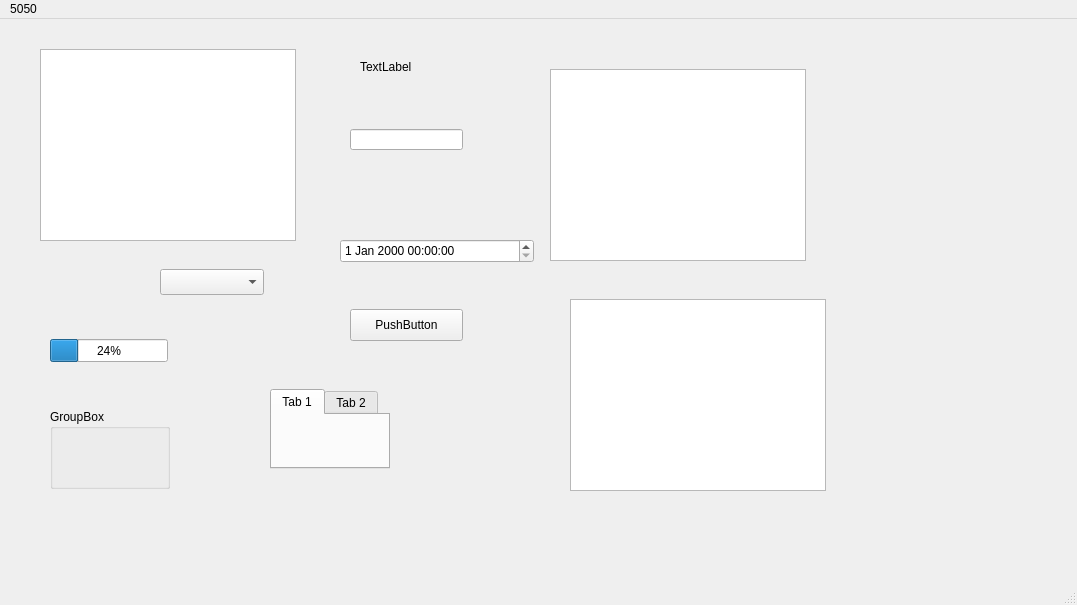
<?xml version="1.0" encoding="UTF-8"?>
<ui version="4.0">
 <class>MainWindow</class>
 <widget class="QMainWindow" name="MainWindow">
  <property name="enabled">
   <bool>true</bool>
  </property>
  <property name="geometry">
   <rect>
    <x>0</x>
    <y>0</y>
    <width>1077</width>
    <height>605</height>
   </rect>
  </property>
  <property name="windowTitle">
   <string>MainWindow</string>
  </property>
  <property name="autoFillBackground">
   <bool>false</bool>
  </property>
  <widget class="QWidget" name="centralwidget">
   <widget class="QComboBox" name="comboBox">
    <property name="geometry">
     <rect>
      <x>160</x>
      <y>250</y>
      <width>104</width>
      <height>26</height>
     </rect>
    </property>
   </widget>
   <widget class="QPushButton" name="pushButton">
    <property name="geometry">
     <rect>
      <x>350</x>
      <y>290</y>
      <width>113</width>
      <height>32</height>
     </rect>
    </property>
    <property name="text">
     <string>PushButton</string>
    </property>
   </widget>
   <widget class="QTableView" name="hgsdh">
    <property name="geometry">
     <rect>
      <x>550</x>
      <y>50</y>
      <width>256</width>
      <height>192</height>
     </rect>
    </property>
   </widget>
   <widget class="QColumnView" name="columnView">
    <property name="geometry">
     <rect>
      <x>570</x>
      <y>280</y>
      <width>256</width>
      <height>192</height>
     </rect>
    </property>
   </widget>
   <widget class="QListView" name="listView">
    <property name="geometry">
     <rect>
      <x>40</x>
      <y>30</y>
      <width>256</width>
      <height>192</height>
     </rect>
    </property>
   </widget>
   <widget class="QGroupBox" name="groupBox">
    <property name="geometry">
     <rect>
      <x>50</x>
      <y>390</y>
      <width>120</width>
      <height>80</height>
     </rect>
    </property>
    <property name="title">
     <string>GroupBox</string>
    </property>
   </widget>
   <widget class="QTabWidget" name="tabWidget">
    <property name="geometry">
     <rect>
      <x>270</x>
      <y>370</y>
      <width>120</width>
      <height>80</height>
     </rect>
    </property>
    <property name="currentIndex">
     <number>0</number>
    </property>
    <widget class="QWidget" name="tab">
     <attribute name="title">
      <string>Tab 1</string>
     </attribute>
    </widget>
    <widget class="QWidget" name="tab_2">
     <attribute name="title">
      <string>Tab 2</string>
     </attribute>
    </widget>
   </widget>
   <widget class="QLineEdit" name="lineEdit">
    <property name="geometry">
     <rect>
      <x>350</x>
      <y>110</y>
      <width>113</width>
      <height>21</height>
     </rect>
    </property>
   </widget>
   <widget class="QDateTimeEdit" name="dateTimeEdit">
    <property name="geometry">
     <rect>
      <x>340</x>
      <y>220</y>
      <width>194</width>
      <height>24</height>
     </rect>
    </property>
   </widget>
   <widget class="QLabel" name="label">
    <property name="geometry">
     <rect>
      <x>360</x>
      <y>40</y>
      <width>60</width>
      <height>16</height>
     </rect>
    </property>
    <property name="text">
     <string>TextLabel</string>
    </property>
   </widget>
   <widget class="QProgressBar" name="progressBar">
    <property name="geometry">
     <rect>
      <x>50</x>
      <y>320</y>
      <width>118</width>
      <height>23</height>
     </rect>
    </property>
    <property name="value">
     <number>24</number>
    </property>
   </widget>
  </widget>
  <widget class="QMenuBar" name="menubar">
   <property name="geometry">
    <rect>
     <x>0</x>
     <y>0</y>
     <width>1077</width>
     <height>24</height>
    </rect>
   </property>
   <widget class="QMenu" name="menu5050">
    <property name="title">
     <string>5050</string>
    </property>
   </widget>
   <addaction name="menu5050"/>
  </widget>
  <widget class="QStatusBar" name="statusbar"/>
 </widget>
 <resources/>
 <connections/>
</ui>
